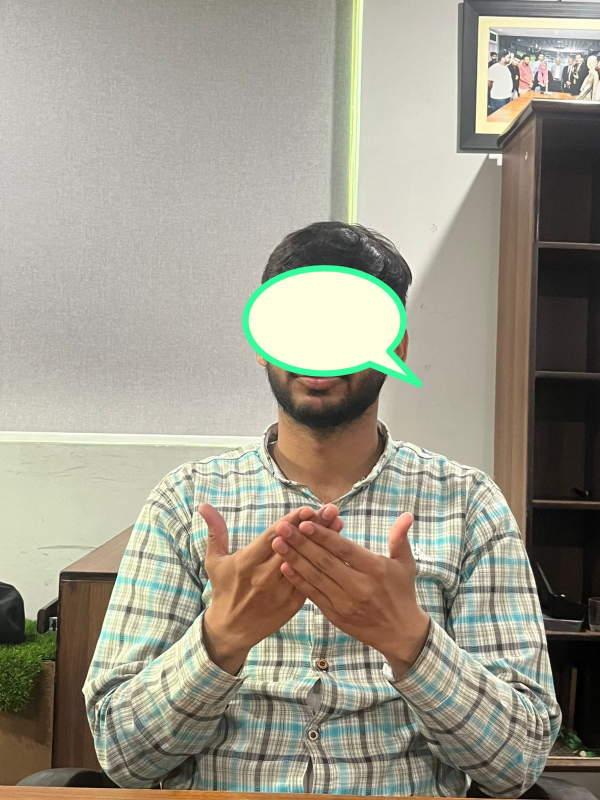
#> input picture sample3.jpg, 1200 x 1600 px (shown at 1/2 size)
$ python -i video_utils.py   (imports and definitions only)
#> lines starting #> are read from the running program, lines starting #| are printed output that depends on the picture
#> further down, picture is the input picture: shape (1600, 1200, 3); mean B, G, R 138.3, 153, 156.5
#!/usr/bin/env python3
"""
Video Utilities Module
OpenCV helpers and video processing utilities for the sign language system
"""

import cv2
import numpy as np
from typing import Tuple, Optional, List, Dict, Any
import time
from pathlib import Path
import threading
from collections import deque


class VideoProcessor:
    """Video processing utilities and helpers"""

    def __init__(self):
        """
        Initialize video processor
        """
        self.frame_buffer = deque(maxlen=30)  # Keep last 30 frames
        self.fps_calculator = FPSCalculator()

        # Video recording settings
        self.is_recording = False
        self.video_writer = None
        self.recording_start_time = None

        print("📹 Video processor initialized")

    # [20 lines left out: function preprocess_frame, not called in this run]

    def enhance_contrast(self, frame: np.ndarray,
                        clip_limit: float = 2.0,
                        tile_grid_size: Tuple[int, int] = (8, 8)) -> np.ndarray:
        """Enhance frame contrast using CLAHE"""
#> called with clip_limit = 2, tile_grid_size = (8, 8)
        # Convert to LAB color space
        lab = cv2.cvtColor(frame, cv2.COLOR_BGR2LAB)
#> lab: shape (1600, 1200, 3); mean of channels 0, 1, 2 158.8, 127.2, 136.5

        # Apply CLAHE to L channel
        clahe = cv2.createCLAHE(clipLimit=clip_limit, tileGridSize=tile_grid_size)
        lab[:, :, 0] = clahe.apply(lab[:, :, 0])
#> lab: shape (1600, 1200, 3); mean of channels 0, 1, 2 145.5, 127.2, 136.5

        # Convert back to BGR
        enhanced = cv2.cvtColor(lab, cv2.COLOR_LAB2BGR)
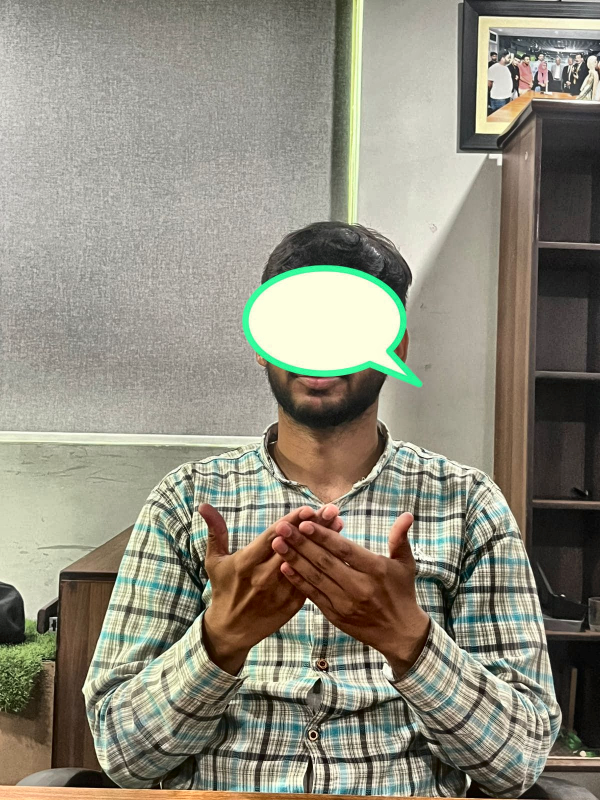
#> enhanced: shape (1600, 1200, 3) (shown at 1/2 size); mean B, G, R 125.1, 139.7, 142.9

        return enhanced

    # [165 lines left out: functions stabilize_frame, detect_motion, crop_roi, resize_frame, apply_blur, adjust_brightness_contrast and 4 more, not called in this run]

    def calculate_fps(self) -> float:
        """Calculate current FPS"""
        return self.fps_calculator.get_fps()

    def update_fps(self):
        """Update FPS calculation"""
        self.fps_calculator.update()


class FPSCalculator:
    """Calculate FPS for video processing"""

    def __init__(self, buffer_size: int = 30):
        """
        Initialize FPS calculator

        Args:
            buffer_size: Number of frames to average over
        """
        self.buffer_size = buffer_size
        self.frame_times = deque(maxlen=buffer_size)
        self.last_time = time.time()

    # [17 lines left out: functions update, get_fps, not called in this run]


class CameraManager:
    """Manage camera/video source"""

    # [163 lines left out: functions __init__, open, read_frame, set_resolution, get_camera_info, close and 1 more, not called in this run]


# [2 lines not run here, left out]

>>> import cv2
>>> picture = cv2.imread('../sample3.jpg')
>>> result = VideoProcessor().enhance_contrast(picture)
